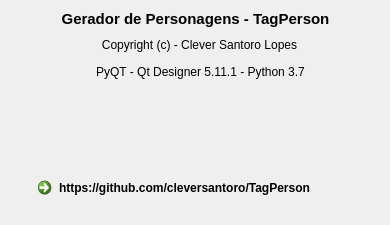
<?xml version="1.0" encoding="UTF-8"?>
<ui version="4.0">
 <class>FrmSobre</class>
 <widget class="QDialog" name="FrmSobre">
  <property name="geometry">
   <rect>
    <x>0</x>
    <y>0</y>
    <width>390</width>
    <height>225</height>
   </rect>
  </property>
  <property name="windowTitle">
   <string>Sobre</string>
  </property>
  <widget class="QLabel" name="label">
   <property name="geometry">
    <rect>
     <x>10</x>
     <y>62</y>
     <width>381</width>
     <height>20</height>
    </rect>
   </property>
   <property name="text">
    <string>PyQT - Qt Designer 5.11.1 - Python 3.7</string>
   </property>
   <property name="alignment">
    <set>Qt::AlignCenter</set>
   </property>
  </widget>
  <widget class="QLabel" name="label_2">
   <property name="geometry">
    <rect>
     <x>10</x>
     <y>3</y>
     <width>371</width>
     <height>31</height>
    </rect>
   </property>
   <property name="font">
    <font>
     <pointsize>11</pointsize>
     <weight>75</weight>
     <bold>true</bold>
    </font>
   </property>
   <property name="text">
    <string>Gerador de Personagens - TagPerson</string>
   </property>
   <property name="alignment">
    <set>Qt::AlignCenter</set>
   </property>
  </widget>
  <widget class="QLabel" name="label_3">
   <property name="geometry">
    <rect>
     <x>4</x>
     <y>35</y>
     <width>391</width>
     <height>20</height>
    </rect>
   </property>
   <property name="text">
    <string>Copyright (c) - Clever Santoro Lopes</string>
   </property>
   <property name="alignment">
    <set>Qt::AlignCenter</set>
   </property>
  </widget>
  <widget class="QCommandLinkButton" name="commandLinkButton">
   <property name="geometry">
    <rect>
     <x>30</x>
     <y>170</y>
     <width>331</width>
     <height>41</height>
    </rect>
   </property>
   <property name="font">
    <font>
     <family>Segoe UI</family>
     <pointsize>9</pointsize>
    </font>
   </property>
   <property name="text">
    <string>https://github.com/cleversantoro/TagPerson</string>
   </property>
  </widget>
  <widget class="QLabel" name="label_4">
   <property name="geometry">
    <rect>
     <x>39</x>
     <y>103</y>
     <width>141</width>
     <height>61</height>
    </rect>
   </property>
   <property name="text">
    <string/>
   </property>
   <property name="pixmap">
    <pixmap resource="../../Imagens/tela/tela.qrc">:/Principal/python.png</pixmap>
   </property>
   <property name="scaledContents">
    <bool>true</bool>
   </property>
   <property name="alignment">
    <set>Qt::AlignCenter</set>
   </property>
  </widget>
  <widget class="QLabel" name="label_5">
   <property name="geometry">
    <rect>
     <x>219</x>
     <y>99</y>
     <width>121</width>
     <height>61</height>
    </rect>
   </property>
   <property name="text">
    <string/>
   </property>
   <property name="pixmap">
    <pixmap resource="../../Imagens/tela/tela.qrc">:/Principal/sqlite-database.png</pixmap>
   </property>
   <property name="scaledContents">
    <bool>true</bool>
   </property>
   <property name="alignment">
    <set>Qt::AlignCenter</set>
   </property>
  </widget>
 </widget>
 <resources>
  <include location="../../Imagens/tela/tela.qrc"/>
 </resources>
 <connections/>
</ui>
